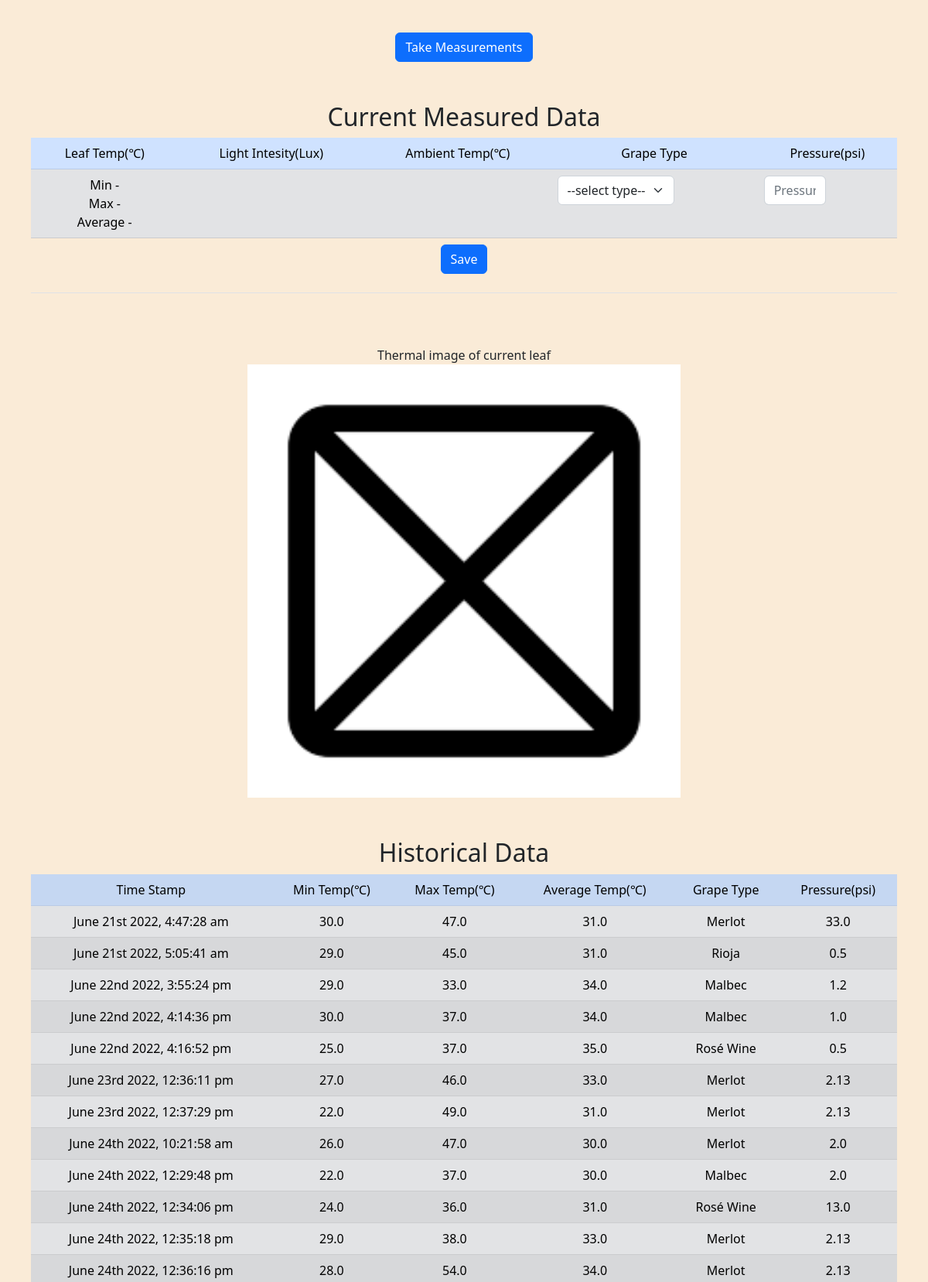
The page / (upper part) on the database its author committed.
### models.py (models this page shows)
class LeafData(db.Model):
    __tablename__ = "leafdata2"
    id = db.Column(db.Integer, primary_key=True)
    time_stamp = db.Column(db.DateTime, default=datetime.utcnow)
    min_temp = db.Column(db.Float)
    max_temp = db.Column(db.Float)
    avg_temp = db.Column(db.Float)
    grape_type2_id = db.Column(db.Integer, db.ForeignKey("grape_type3.id",ondelete="CASCADE"))
    pressure = db.Column(db.Float)

class GrapeTypes(db.Model):
    __tablename__ = "grape_type3"
    id = db.Column(db.Integer, primary_key=True)
    grape_type = db.Column(db.String(100), nullable=False, unique=True)
    leavesdata = db.relationship("LeafData",
                                 backref="grape_type",
                                 lazy='dynamic')

### main.py (the view)
@app.route('/history', methods=['GET', 'POST'])
@app.route('/', methods=['GET', 'POST'])
def home():
    global dummy_db
    historical_data = LeafData.query .order_by(LeafData.id.desc())
    grape_types = GrapeTypes.query.all()
    if args.api:
        page = request.args.get('page', 1, type=int)
        hstdata = {}
        grptype = {}
        for i in range(len(grape_types)):
            grptype[i] = {"grape_type" : grape_types[i].grape_type}
        hdata = historical_data.paginate(page=page, per_page=5)
        trec = len(historical_data.all())
        recs = hdata.items
        for i in range(len(recs)):
            hstdata[i] = {"time_stamp" : recs[i].time_stamp,
                            "min_temp": recs[i].min_temp,
                            "max_temp": recs[i].max_temp,
                            "avg_temp": recs[i].avg_temp,
                            "grape_type": recs[i].grape_type.grape_type,
                            "pressure" : recs[i].pressure}
        return {"historical_data": hstdata,
                "grape_types": grptype,
                "page"  :hdata.page,
                "total records" : trec,
                "per page": 5,
                "total pages": hdata.pages
                }
    else:
        return render_template("home.html",
                            dummy_db=None,
                            historical_data=historical_data.all(),
                            grape_types=grape_types)

### templates/home.html (shortened to what this page needs)
{% extends 'base.html' %}
{% block content%}
<div class="container">
    <button id="measurement" type="button" class="btn btn-primary">Take Measurements</button>
</div>
<div class="container">
  <h2>Current Measured Data</h2>
  <table class="table table-responsive{-sm|-md|-lg|-xl}">
    <tr class="table-primary">
      <td class="table-primary">Leaf Temp(℃)</td>
      <td class="table-primary">Light Intesity(Lux)</td>
      <td class="table-primary">Ambient Temp(℃)</td>
      <td class="table-primary">Grape Type</td>
      <td class="table-primary">Pressure(psi)</td>
    </tr>
    <tr class="table-secondary">
      <td id="leaftemp" class="table-secondary">Min - {{dummy_db['MinTemp']}} <br>Max - {{dummy_db['MaxTemp']}} <br>Average - {{dummy_db['AverageTemp']}}</td>
      <td id="light" class="table-secondary">{{dummy_db['LightIntensity']}}</td>
      <td id="ambientTemp" class="table-secondary">{{dummy_db['AmbientTemp']}}</td>
      <td class="table-secondary">
        <form class="row g-3" action="{{url_for ('save_data')}}" method="POST">
          <div class="col-auto">
            <select name="grape_type" class="form-select" id="grapetype">
              <option value="" >--select type--</option>
            </select>
          </div>
      </td>
      <td>
        <div class="col-auto">
          <input
            type="text"
            name="pressure"
            class="form-control"
            id="pressuretext"
            placeholder="Pressure"
          />
        </div>
      </td>
    </tr>
    <tr>
      <td colspan="6">
        <div class="col-auto">
          <button type="submit" class="btn btn-primary mb-3">Save</button>
        </div>
      </td>
    </tr>
  </table>
</div>
<div class="container">
  <figcaption>Thermal image of current leaf</figcaption>
  <img id="cameraImage" src="/static/images/noimage.png" class="center" alt="cameraImage">
</div>
<div class="container">
  <h2>Historical Data</h2>
  <table class="table table-dark table-striped table-responsive{-sm|-md|-lg|-xl}">
    <tr class="table-primary">
      <td class="table-primary">Time Stamp</td>
      <td class="table-primary">Min Temp(℃)</td>
      <td class="table-primary">Max Temp(℃)</td>
      <td class="table-primary">Average Temp(℃)</td>
      <td class="table-primary">Grape Type</td>
      <td class="table-primary">Pressure(psi)</td>
    </tr>
    {% for data in historical_data | reverse  %}
    <tr class="table-secondary">
      <td class="table-secondary">{{moment(data.time_stamp).format('MMMM Do YYYY, h:mm:ss a')}}</td>
      <td class="table-secondary">{{data.min_temp}}</td>
      <td class="table-secondary">{{data.max_temp}}</td>
      <td class="table-secondary">{{data.avg_temp}}</td>
      <td class="table-secondary">{{data.grape_type.grape_type}}</td>
      <td class="table-secondary">{{data.pressure}}</td>
    </tr>
    {% endfor %}
  </table>
</div>
{% endblock %}

### templates/base.html (shortened to what this page needs)
<!DOCTYPE html>
<html lang="en">
  <head>
    <link
      href="https://cdn.jsdelivr.net/npm/bootstrap@5.2.0-beta1/dist/css/bootstrap.min.css"
      rel="stylesheet"
    />
    <link
      href="{{ url_for('static', filename='styles.css') }}"
      rel="stylesheet"
    />
  </head>
  <body>
        {% block content %} {% endblock %}
  </body>
</html>

### static/styles.css (style rules this page uses)
body { background-color: antiquewhite; }
.container { text-align: center; padding: 10px; margin-top: 2rem; }
.form-select { min-width: 100px; }
.form-control { width: 80px; }
.center { display: block; margin-left: auto; margin-right: auto; width: 50%; }

### rows shown on the page
LeafData: time_stamp "June 21st 2022, 4:47:28 am", min_temp "30.0", max_temp "47.0", avg_temp "31.0", grape_type.grape_type "Merlot", pressure "33.0"
LeafData: time_stamp "June 21st 2022, 5:05:41 am", min_temp "29.0", max_temp "45.0", avg_temp "31.0", grape_type.grape_type "Rioja", pressure "0.5"
LeafData: time_stamp "June 22nd 2022, 3:55:24 pm", min_temp "29.0", max_temp "33.0", avg_temp "34.0", grape_type.grape_type "Malbec", pressure "1.2"
LeafData: time_stamp "June 22nd 2022, 4:14:36 pm", min_temp "30.0", max_temp "37.0", avg_temp "34.0", grape_type.grape_type "Malbec", pressure "1.0"
LeafData: time_stamp "June 22nd 2022, 4:16:52 pm", min_temp "25.0", max_temp "37.0", avg_temp "35.0", grape_type.grape_type "Rosé Wine", pressure "0.5"
LeafData: time_stamp "June 23rd 2022, 12:36:11 pm", min_temp "27.0", max_temp "46.0", avg_temp "33.0", grape_type.grape_type "Merlot", pressure "2.13"
LeafData: time_stamp "June 23rd 2022, 12:37:29 pm", min_temp "22.0", max_temp "49.0", avg_temp "31.0", grape_type.grape_type "Merlot", pressure "2.13"
LeafData: time_stamp "June 24th 2022, 10:21:58 am", min_temp "26.0", max_temp "47.0", avg_temp "30.0", grape_type.grape_type "Merlot", pressure "2.0"
LeafData: time_stamp "June 24th 2022, 12:29:48 pm", min_temp "22.0", max_temp "37.0", avg_temp "30.0", grape_type.grape_type "Malbec", pressure "2.0"
LeafData: time_stamp "June 24th 2022, 12:34:06 pm", min_temp "24.0", max_temp "36.0", avg_temp "31.0", grape_type.grape_type "Rosé Wine", pressure "13.0"
LeafData: time_stamp "June 24th 2022, 12:35:18 pm", min_temp "29.0", max_temp "38.0", avg_temp "33.0", grape_type.grape_type "Merlot", pressure "2.13"
LeafData: time_stamp "June 24th 2022, 12:36:16 pm", min_temp "28.0", max_temp "54.0", avg_temp "34.0", grape_type.grape_type "Merlot", pressure "2.13"
